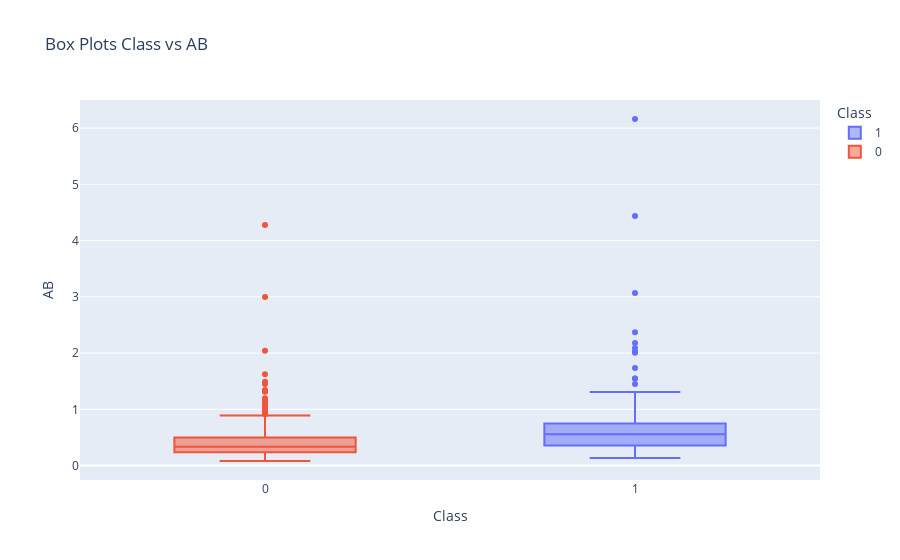
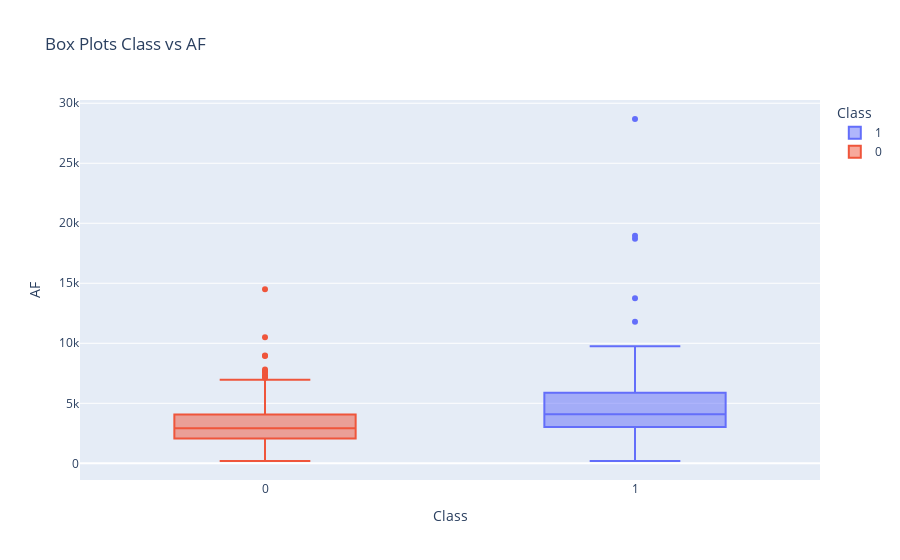
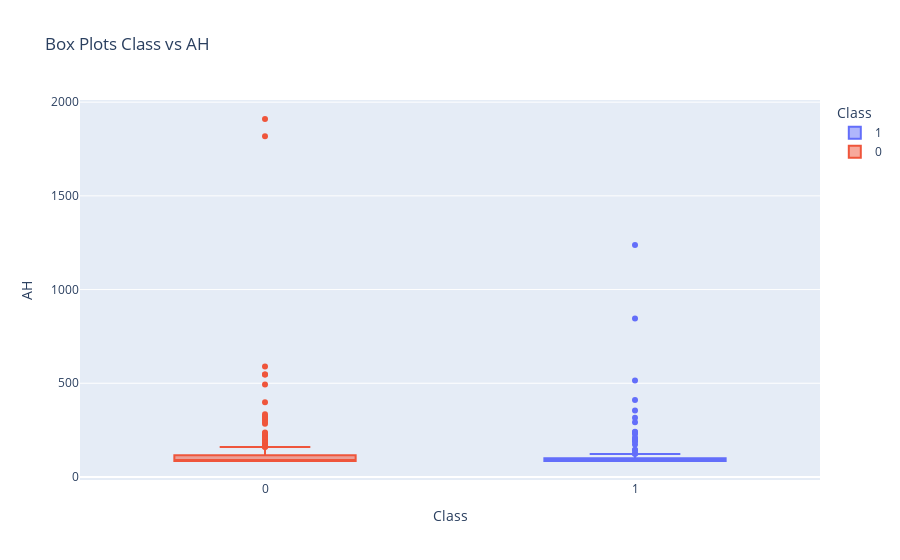
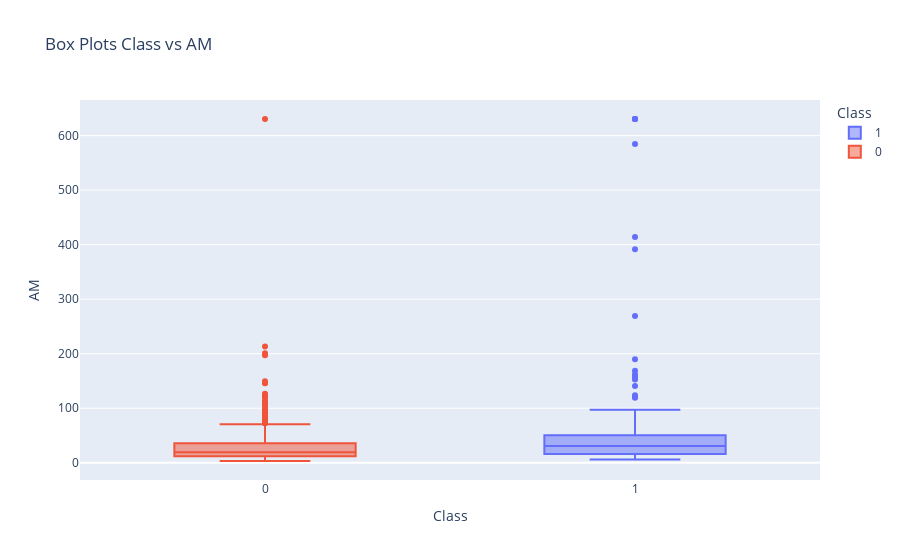

These figures' notebook cell, in order:
### Code cell
def create_boxplot(data,x,y):
    fig = px.box(data, x=x, y=y, color = x, title = f"Box Plots\n{x} vs {y}")
    fig.show()

for cols in df.columns:
    if cols!="Class" and cols!="EJ":
        create_boxplot(data=df,y=cols,x="Class")

### Figure 1 — Plotly figure (JSON) as saved in the notebook; plotly's stock layout.template omitted (floating-point values rounded to 4 significant figures; data arrays with more than 128 entries replaced by an {"elided": "..."} marker saying what was removed)
{"data": [{"alignmentgroup": "True", "hovertemplate": "Class=%{x}<br>AB=%{y}<extra></extra>", "legendgroup": "1", "marker": {"color": "#636efa"}, "name": "1", "notched": false, "offsetgroup": "1", "orientation": "v", "showlegend": true, "type": "box", "x": [1, 1, 1, 1, 1, 1, 1, 1, 1, 1, 1, 1, 1, 1, 1, 1, 1, 1, 1, 1, 1, 1, 1, 1, 1, 1, 1, 1, 1, 1, 1, 1, 1, 1, 1, 1, 1, 1, 1, 1, 1, 1, 1, 1, 1, 1, 1, 1, 1, 1, 1, 1, 1, 1, 1, 1, 1, 1, 1, 1, 1, 1, 1, 1, 1, 1, 1, 1, 1, 1, 1, 1, 1, 1, 1, 1, 1, 1, 1, 1, 1, 1, 1, 1, 1, 1, 1, 1, 1, 1, 1, 1, 1, 1, 1, 1, 1, 1, 1, 1, 1, 1, 1, 1, 1, 1, 1, 1], "x0": " ", "xaxis": "x", "y": [0.2094, 0.3803, 0.5042, 0.5341, 0.7435, 0.4615, 0.2735, 0.7264, 0.4786, 2.03, 0.6452, 0.5726, 0.3461, 0.282, 0.2265, 0.705, 0.5854, 1.308, 0.6538, 0.423, 1.008, 2.089, 0.7307, 0.3675, 0.7008, 2.004, 0.4145, 0.4273, 0.6538, 0.4529, 0.4145, 0.3974, 0.3119, 0.7435, 1.043, 3.068, 0.2051, 0.9272, 0.5384, 1.008, 0.7691, 0.7179, 0.6901, 0.658, 1.102, 0.3162, 0.2607, 1.547, 0.7563, 0.4999, 0.6922, 0.5427, 0.3247, 0.3119, 0.9486, 0.3974, 0.8204, 0.3888, 1.449, 6.162, 0.4615, 0.6153, 1.547, 0.767, 0.235, 4.435, 0.7435, 0.3119, 0.2863, 0.2521, 0.3119, 0.8375, 0.4999, 0.4572, 0.2948, 0.5897, 0.6794, 0.5042, 0.5939, 0.3418, 0.705, 0.2649, 0.4316, 0.3119, 0.5854, 0.4743, 0.1325, 0.6367, 0.3376, 0.1325, 1.214, 0.4401, 0.6196, 1.735, 2.179, 0.7691, 0.4658, 0.3247, 0.9657, 0.282, 0.1624, 0.5726, 0.5854, 0.517, 2.372, 0.2478, 0.5085, 0.6367], "y0": " ", "yaxis": "y"}, {"alignmentgroup": "True", "hovertemplate": "Class=%{x}<br>AB=%{y}<extra></extra>", "legendgroup": "0", "marker": {"color": "#EF553B"}, "name": "0", "notched": false, "offsetgroup": "0", "orientation": "v", "showlegend": true, "type": "box", "x": {"elided": "509 int values"}, "x0": " ", "xaxis": "x", "y": {"elided": "509 float values"}, "y0": " ", "yaxis": "y"}], "layout": {"boxmode": "overlay", "legend": {"title": {"text": "Class"}, "tracegroupgap": 0}, "title": {"text": "Box Plots\nClass vs AB"}, "xaxis": {"anchor": "y", "categoryarray": [1, 0], "categoryorder": "array", "domain": [0, 1], "title": {"text": "Class"}}, "yaxis": {"anchor": "x", "domain": [0, 1], "title": {"text": "AB"}}}}

### Figure 2 — Plotly figure (JSON) as saved in the notebook; plotly's stock layout.template omitted (floating-point values rounded to 4 significant figures; data arrays with more than 128 entries replaced by an {"elided": "..."} marker saying what was removed)
{"data": [{"alignmentgroup": "True", "hovertemplate": "Class=%{x}<br>AF=%{y}<extra></extra>", "legendgroup": "1", "marker": {"color": "#636efa"}, "name": "1", "notched": false, "offsetgroup": "1", "orientation": "v", "showlegend": true, "type": "box", "x": [1, 1, 1, 1, 1, 1, 1, 1, 1, 1, 1, 1, 1, 1, 1, 1, 1, 1, 1, 1, 1, 1, 1, 1, 1, 1, 1, 1, 1, 1, 1, 1, 1, 1, 1, 1, 1, 1, 1, 1, 1, 1, 1, 1, 1, 1, 1, 1, 1, 1, 1, 1, 1, 1, 1, 1, 1, 1, 1, 1, 1, 1, 1, 1, 1, 1, 1, 1, 1, 1, 1, 1, 1, 1, 1, 1, 1, 1, 1, 1, 1, 1, 1, 1, 1, 1, 1, 1, 1, 1, 1, 1, 1, 1, 1, 1, 1, 1, 1, 1, 1, 1, 1, 1, 1, 1, 1, 1], "x0": " ", "xaxis": "x", "y": [3109.0, 3733.0, 6089.0, 4785.0, 3448.0, 4254.0, 3820.0, 7721.0, 5192.0, 4847.0, 5650.0, 4890.0, 4088.0, 5889.0, 1021.0, 4179.0, 3600.0, 8923.0, 11790.0, 3087.0, 9566.0, 8323.0, 1071.0, 2834.0, 5564.0, 3939.0, 3751.0, 4009.0, 7069.0, 2240.0, 5060.0, 3894.0, 2295.0, 7053.0, 2809.0, 13740.0, 2449.0, 8941.0, 4889.0, 2913.0, 6796.0, 7138.0, 3753.0, 6037.0, 5060.0, 2852.0, 5010.0, 1767.0, 6958.0, 3365.0, 4282.0, 3204.0, 3825.0, 2867.0, 6193.0, 1299.0, 3457.0, 3349.0, 6319.0, 18960.0, 505.1, 4438.0, 5701.0, 7206.0, 1609.0, 4844.0, 28690.0, 4807.0, 7057.0, 6383.0, 2832.0, 3503.0, 2216.0, 3347.0, 3034.0, 3734.0, 5885.0, 2511.0, 4748.0, 1570.0, 2320.0, 1390.0, 2927.0, 6762.0, 2830.0, 4878.0, 3011.0, 3836.0, 3986.0, 1778.0, 4386.0, 975.5, 4156.0, 9190.0, 5619.0, 9763.0, 3488.0, 4671.0, 18720.0, 4088.0, 192.6, 5699.0, 5553.0, 3750.0, 7040.0, 3981.0, 3692.0, 2996.0], "y0": " ", "yaxis": "y"}, {"alignmentgroup": "True", "hovertemplate": "Class=%{x}<br>AF=%{y}<extra></extra>", "legendgroup": "0", "marker": {"color": "#EF553B"}, "name": "0", "notched": false, "offsetgroup": "0", "orientation": "v", "showlegend": true, "type": "box", "x": {"elided": "509 int values"}, "x0": " ", "xaxis": "x", "y": {"elided": "509 float values"}, "y0": " ", "yaxis": "y"}], "layout": {"boxmode": "overlay", "legend": {"title": {"text": "Class"}, "tracegroupgap": 0}, "title": {"text": "Box Plots\nClass vs AF"}, "xaxis": {"anchor": "y", "categoryarray": [1, 0], "categoryorder": "array", "domain": [0, 1], "title": {"text": "Class"}}, "yaxis": {"anchor": "x", "domain": [0, 1], "title": {"text": "AF"}}}}

### Figure 3 — Plotly figure (JSON) as saved in the notebook; plotly's stock layout.template omitted (floating-point values rounded to 4 significant figures; data arrays with more than 128 entries replaced by an {"elided": "..."} marker saying what was removed)
{"data": [{"alignmentgroup": "True", "hovertemplate": "Class=%{x}<br>AH=%{y}<extra></extra>", "legendgroup": "1", "marker": {"color": "#636efa"}, "name": "1", "notched": false, "offsetgroup": "1", "orientation": "v", "showlegend": true, "type": "box", "x": [1, 1, 1, 1, 1, 1, 1, 1, 1, 1, 1, 1, 1, 1, 1, 1, 1, 1, 1, 1, 1, 1, 1, 1, 1, 1, 1, 1, 1, 1, 1, 1, 1, 1, 1, 1, 1, 1, 1, 1, 1, 1, 1, 1, 1, 1, 1, 1, 1, 1, 1, 1, 1, 1, 1, 1, 1, 1, 1, 1, 1, 1, 1, 1, 1, 1, 1, 1, 1, 1, 1, 1, 1, 1, 1, 1, 1, 1, 1, 1, 1, 1, 1, 1, 1, 1, 1, 1, 1, 1, 1, 1, 1, 1, 1, 1, 1, 1, 1, 1, 1, 1, 1, 1, 1, 1, 1, 1], "x0": " ", "xaxis": "x", "y": [85.2, 85.2, 85.2, 90.7, 85.2, 85.2, 85.2, 85.2, 194.6, 85.2, 100.6, 98.11, 85.2, 85.2, 85.2, 85.2, 123.2, 198.5, 85.2, 85.2, 85.2, 85.2, 123.2, 85.2, 241.1, 142.1, 85.2, 85.2, 85.2, 85.2, 85.2, 85.2, 85.2, 85.2, 94.67, 85.2, 85.2, 514.9, 108.5, 85.2, 85.2, 115.4, 85.2, 85.2, 85.2, 85.2, 85.2, 93.87, 229.8, 85.2, 145.7, 85.2, 85.2, 85.2, 99.86, 117.2, 173.7, 85.2, 85.2, 210.6, 85.2, 188.9, 85.2, 85.2, 122.5, 1238.0, 85.2, 292.0, 85.2, 410.6, 85.2, 85.2, 85.2, 355.1, 85.2, 85.2, 85.2, 202.0, 114.0, 85.2, 315.4, 85.2, 85.2, 85.2, 85.2, 85.2, 85.2, 87.73, 85.2, 85.2, 85.2, 85.2, 93.81, 85.2, 85.2, 238.9, 85.2, 85.2, 85.2, 85.2, 85.2, 85.2, 85.2, 97.14, 846.1, 85.2, 110.6, 85.2], "y0": " ", "yaxis": "y"}, {"alignmentgroup": "True", "hovertemplate": "Class=%{x}<br>AH=%{y}<extra></extra>", "legendgroup": "0", "marker": {"color": "#EF553B"}, "name": "0", "notched": false, "offsetgroup": "0", "orientation": "v", "showlegend": true, "type": "box", "x": {"elided": "509 int values"}, "x0": " ", "xaxis": "x", "y": {"elided": "509 float values"}, "y0": " ", "yaxis": "y"}], "layout": {"boxmode": "overlay", "legend": {"title": {"text": "Class"}, "tracegroupgap": 0}, "title": {"text": "Box Plots\nClass vs AH"}, "xaxis": {"anchor": "y", "categoryarray": [1, 0], "categoryorder": "array", "domain": [0, 1], "title": {"text": "Class"}}, "yaxis": {"anchor": "x", "domain": [0, 1], "title": {"text": "AH"}}}}

### Figure 4 — Plotly figure (JSON) as saved in the notebook; plotly's stock layout.template omitted (floating-point values rounded to 4 significant figures; data arrays with more than 128 entries replaced by an {"elided": "..."} marker saying what was removed)
{"data": [{"alignmentgroup": "True", "hovertemplate": "Class=%{x}<br>AM=%{y}<extra></extra>", "legendgroup": "1", "marker": {"color": "#636efa"}, "name": "1", "notched": false, "offsetgroup": "1", "orientation": "v", "showlegend": true, "type": "box", "x": [1, 1, 1, 1, 1, 1, 1, 1, 1, 1, 1, 1, 1, 1, 1, 1, 1, 1, 1, 1, 1, 1, 1, 1, 1, 1, 1, 1, 1, 1, 1, 1, 1, 1, 1, 1, 1, 1, 1, 1, 1, 1, 1, 1, 1, 1, 1, 1, 1, 1, 1, 1, 1, 1, 1, 1, 1, 1, 1, 1, 1, 1, 1, 1, 1, 1, 1, 1, 1, 1, 1, 1, 1, 1, 1, 1, 1, 1, 1, 1, 1, 1, 1, 1, 1, 1, 1, 1, 1, 1, 1, 1, 1, 1, 1, 1, 1, 1, 1, 1, 1, 1, 1, 1, 1, 1, 1, 1], "x0": " ", "xaxis": "x", "y": [22.39, 14.1, 189.8, 8.74, 79.43, 70.63, 8.131, 32.6, 13.23, 630.5, 269.0, 15.82, 44.4, 17.51, 7.671, 27.94, 20.17, 123.6, 168.5, 20.28, 52.87, 97.4, 36.47, 16.62, 38.29, 59.2, 22.92, 119.0, 391.8, 47.62, 33.93, 36.86, 7.166, 20.51, 36.48, 152.7, 11.89, 72.2, 7.002, 36.19, 46.19, 53.3, 33.82, 27.59, 20.1, 9.567, 11.07, 23.95, 161.8, 32.51, 42.13, 33.36, 30.64, 44.38, 29.18, 42.06, 17.05, 17.41, 34.05, 85.39, 20.1, 140.6, 630.5, 25.15, 12.04, 630.5, 31.89, 6.869, 10.03, 6.073, 16.83, 18.33, 73.01, 6.473, 13.18, 61.44, 9.427, 14.48, 39.91, 28.93, 414.1, 11.6, 31.28, 21.96, 14.41, 35.0, 8.857, 42.47, 35.11, 18.59, 43.6, 121.2, 30.29, 630.5, 584.7, 47.19, 20.24, 10.04, 21.29, 15.76, 6.9, 31.57, 22.74, 14.98, 22.79, 14.51, 13.86, 157.1], "y0": " ", "yaxis": "y"}, {"alignmentgroup": "True", "hovertemplate": "Class=%{x}<br>AM=%{y}<extra></extra>", "legendgroup": "0", "marker": {"color": "#EF553B"}, "name": "0", "notched": false, "offsetgroup": "0", "orientation": "v", "showlegend": true, "type": "box", "x": {"elided": "509 int values"}, "x0": " ", "xaxis": "x", "y": {"elided": "509 float values"}, "y0": " ", "yaxis": "y"}], "layout": {"boxmode": "overlay", "legend": {"title": {"text": "Class"}, "tracegroupgap": 0}, "title": {"text": "Box Plots\nClass vs AM"}, "xaxis": {"anchor": "y", "categoryarray": [1, 0], "categoryorder": "array", "domain": [0, 1], "title": {"text": "Class"}}, "yaxis": {"anchor": "x", "domain": [0, 1], "title": {"text": "AM"}}}}
